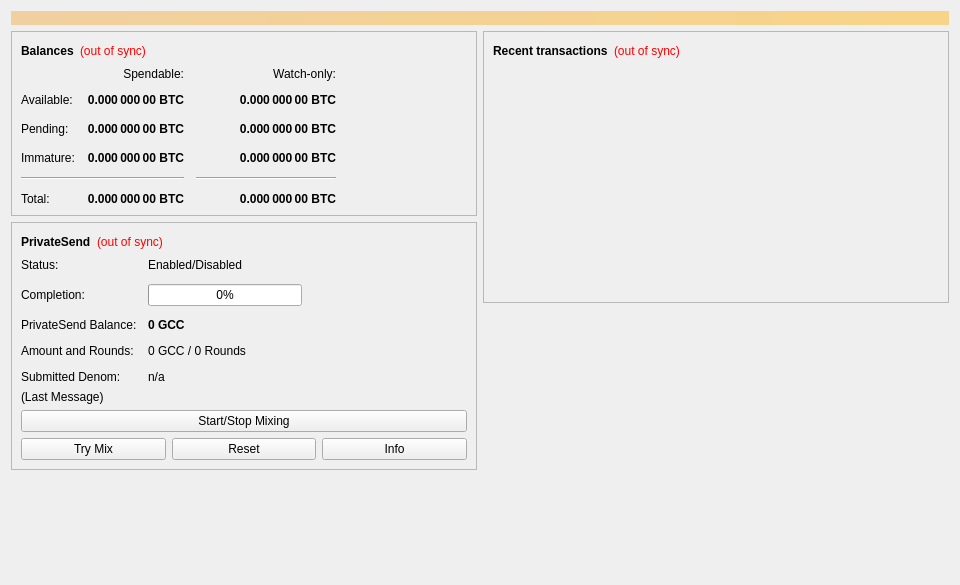
<?xml version="1.0" encoding="UTF-8"?>
<ui version="4.0">
 <class>OverviewPage</class>
 <widget class="QWidget" name="OverviewPage">
  <property name="geometry">
   <rect>
    <x>0</x>
    <y>0</y>
    <width>960</width>
    <height>585</height>
   </rect>
  </property>
  <property name="minimumSize">
   <size>
    <width>960</width>
    <height>0</height>
   </size>
  </property>
  <property name="windowTitle">
   <string>Form</string>
  </property>
  <layout class="QVBoxLayout" name="topLayout">
   <item>
    <widget class="QLabel" name="labelAlerts">
     <property name="visible">
      <bool>false</bool>
     </property>
     <property name="styleSheet">
      <string notr="true">QLabel { background-color: qlineargradient(x1: 0, y1: 0, x2: 1, y2: 0, stop:0 #F0D0A0, stop:1 #F8D488); color:#000000; }</string>
     </property>
     <property name="wordWrap">
      <bool>true</bool>
     </property>
     <property name="margin">
      <number>3</number>
     </property>
     <property name="textInteractionFlags">
      <set>Qt::TextSelectableByMouse</set>
     </property>
    </widget>
   </item>
   <item>
    <layout class="QHBoxLayout" name="horizontalLayout" stretch="1,1">
     <item>
      <layout class="QVBoxLayout" name="verticalLayout_2">
       <item>
        <widget class="QFrame" name="frame">
         <property name="frameShape">
          <enum>QFrame::StyledPanel</enum>
         </property>
         <property name="frameShadow">
          <enum>QFrame::Raised</enum>
         </property>
         <layout class="QVBoxLayout" name="verticalLayout_4">
          <item>
           <layout class="QHBoxLayout" name="horizontalLayout_4">
            <item>
             <widget class="QLabel" name="label_5">
              <property name="font">
               <font>
                <weight>75</weight>
                <bold>true</bold>
               </font>
              </property>
              <property name="text">
               <string>Balances</string>
              </property>
             </widget>
            </item>
            <item>
             <widget class="QLabel" name="labelWalletStatus">
              <property name="toolTip">
               <string>The displayed information may be out of date. Your wallet automatically synchronizes with the GermanCC network after a connection is established, but this process has not completed yet.</string>
              </property>
              <property name="styleSheet">
               <string notr="true">QLabel { color: red; }</string>
              </property>
              <property name="text">
               <string notr="true">(out of sync)</string>
              </property>
              <property name="alignment">
               <set>Qt::AlignLeading|Qt::AlignLeft|Qt::AlignVCenter</set>
              </property>
             </widget>
            </item>
            <item>
             <spacer name="horizontalSpacer_3">
              <property name="orientation">
               <enum>Qt::Horizontal</enum>
              </property>
              <property name="sizeHint" stdset="0">
               <size>
                <width>40</width>
                <height>20</height>
               </size>
              </property>
             </spacer>
            </item>
           </layout>
          </item>
          <item>
           <layout class="QGridLayout" name="gridLayout">
            <property name="spacing">
             <number>12</number>
            </property>
            <item row="2" column="2">
             <widget class="QLabel" name="labelWatchPending">
              <property name="font">
               <font>
                <weight>75</weight>
                <bold>true</bold>
               </font>
              </property>
              <property name="cursor">
               <cursorShape>IBeamCursor</cursorShape>
              </property>
              <property name="toolTip">
               <string>Unconfirmed transactions to watch-only addresses</string>
              </property>
              <property name="text">
               <string notr="true">0.000 000 00 BTC</string>
              </property>
              <property name="alignment">
               <set>Qt::AlignRight|Qt::AlignTrailing|Qt::AlignVCenter</set>
              </property>
              <property name="textInteractionFlags">
               <set>Qt::LinksAccessibleByMouse|Qt::TextSelectableByKeyboard|Qt::TextSelectableByMouse</set>
              </property>
             </widget>
            </item>
            <item row="2" column="1">
             <widget class="QLabel" name="labelUnconfirmed">
              <property name="font">
               <font>
                <weight>75</weight>
                <bold>true</bold>
               </font>
              </property>
              <property name="cursor">
               <cursorShape>IBeamCursor</cursorShape>
              </property>
              <property name="toolTip">
               <string>Total of transactions that have yet to be confirmed, and do not yet count toward the spendable balance</string>
              </property>
              <property name="text">
               <string notr="true">0.000 000 00 BTC</string>
              </property>
              <property name="alignment">
               <set>Qt::AlignRight|Qt::AlignTrailing|Qt::AlignVCenter</set>
              </property>
              <property name="textInteractionFlags">
               <set>Qt::LinksAccessibleByMouse|Qt::TextSelectableByKeyboard|Qt::TextSelectableByMouse</set>
              </property>
             </widget>
            </item>
            <item row="3" column="2">
             <widget class="QLabel" name="labelWatchImmature">
              <property name="font">
               <font>
                <weight>75</weight>
                <bold>true</bold>
               </font>
              </property>
              <property name="cursor">
               <cursorShape>IBeamCursor</cursorShape>
              </property>
              <property name="toolTip">
               <string>Mined balance in watch-only addresses that has not yet matured</string>
              </property>
              <property name="text">
               <string notr="true">0.000 000 00 BTC</string>
              </property>
              <property name="alignment">
               <set>Qt::AlignRight|Qt::AlignTrailing|Qt::AlignVCenter</set>
              </property>
              <property name="textInteractionFlags">
               <set>Qt::LinksAccessibleByMouse|Qt::TextSelectableByKeyboard|Qt::TextSelectableByMouse</set>
              </property>
             </widget>
            </item>
            <item row="4" column="0" colspan="2">
             <widget class="Line" name="lineSpendableBalance">
              <property name="orientation">
               <enum>Qt::Horizontal</enum>
              </property>
             </widget>
            </item>
            <item row="4" column="2">
             <widget class="Line" name="lineWatchBalance">
              <property name="sizePolicy">
               <sizepolicy hsizetype="Preferred" vsizetype="Fixed">
                <horstretch>0</horstretch>
                <verstretch>0</verstretch>
               </sizepolicy>
              </property>
              <property name="minimumSize">
               <size>
                <width>140</width>
                <height>0</height>
               </size>
              </property>
              <property name="orientation">
               <enum>Qt::Horizontal</enum>
              </property>
             </widget>
            </item>
            <item row="5" column="0">
             <widget class="QLabel" name="labelTotalText">
              <property name="text">
               <string>Total:</string>
              </property>
             </widget>
            </item>
            <item row="3" column="1">
             <widget class="QLabel" name="labelImmature">
              <property name="font">
               <font>
                <weight>75</weight>
                <bold>true</bold>
               </font>
              </property>
              <property name="cursor">
               <cursorShape>IBeamCursor</cursorShape>
              </property>
              <property name="toolTip">
               <string>Mined balance that has not yet matured</string>
              </property>
              <property name="text">
               <string notr="true">0.000 000 00 BTC</string>
              </property>
              <property name="alignment">
               <set>Qt::AlignRight|Qt::AlignTrailing|Qt::AlignVCenter</set>
              </property>
              <property name="textInteractionFlags">
               <set>Qt::LinksAccessibleByMouse|Qt::TextSelectableByKeyboard|Qt::TextSelectableByMouse</set>
              </property>
             </widget>
            </item>
            <item row="2" column="3">
             <spacer name="horizontalSpacer_2">
              <property name="orientation">
               <enum>Qt::Horizontal</enum>
              </property>
              <property name="sizeHint" stdset="0">
               <size>
                <width>40</width>
                <height>20</height>
               </size>
              </property>
             </spacer>
            </item>
            <item row="3" column="0">
             <widget class="QLabel" name="labelImmatureText">
              <property name="text">
               <string>Immature:</string>
              </property>
             </widget>
            </item>
            <item row="5" column="1">
             <widget class="QLabel" name="labelTotal">
              <property name="font">
               <font>
                <weight>75</weight>
                <bold>true</bold>
               </font>
              </property>
              <property name="cursor">
               <cursorShape>IBeamCursor</cursorShape>
              </property>
              <property name="toolTip">
               <string>Your current total balance</string>
              </property>
              <property name="text">
               <string notr="true">0.000 000 00 BTC</string>
              </property>
              <property name="alignment">
               <set>Qt::AlignRight|Qt::AlignTrailing|Qt::AlignVCenter</set>
              </property>
              <property name="textInteractionFlags">
               <set>Qt::LinksAccessibleByMouse|Qt::TextSelectableByKeyboard|Qt::TextSelectableByMouse</set>
              </property>
             </widget>
            </item>
            <item row="5" column="2">
             <widget class="QLabel" name="labelWatchTotal">
              <property name="font">
               <font>
                <weight>75</weight>
                <bold>true</bold>
               </font>
              </property>
              <property name="cursor">
               <cursorShape>IBeamCursor</cursorShape>
              </property>
              <property name="toolTip">
               <string>Current total balance in watch-only addresses</string>
              </property>
              <property name="text">
               <string notr="true">0.000 000 00 BTC</string>
              </property>
              <property name="alignment">
               <set>Qt::AlignRight|Qt::AlignTrailing|Qt::AlignVCenter</set>
              </property>
              <property name="textInteractionFlags">
               <set>Qt::LinksAccessibleByMouse|Qt::TextSelectableByKeyboard|Qt::TextSelectableByMouse</set>
              </property>
             </widget>
            </item>
            <item row="0" column="2">
             <widget class="QLabel" name="labelWatchonly">
              <property name="text">
               <string>Watch-only:</string>
              </property>
              <property name="alignment">
               <set>Qt::AlignRight|Qt::AlignTrailing|Qt::AlignVCenter</set>
              </property>
             </widget>
            </item>
            <item row="1" column="0">
             <widget class="QLabel" name="labelBalanceText">
              <property name="text">
               <string>Available:</string>
              </property>
             </widget>
            </item>
            <item row="1" column="1">
             <widget class="QLabel" name="labelBalance">
              <property name="font">
               <font>
                <weight>75</weight>
                <bold>true</bold>
               </font>
              </property>
              <property name="cursor">
               <cursorShape>IBeamCursor</cursorShape>
              </property>
              <property name="toolTip">
               <string>Your current spendable balance</string>
              </property>
              <property name="text">
               <string notr="true">0.000 000 00 BTC</string>
              </property>
              <property name="alignment">
               <set>Qt::AlignRight|Qt::AlignTrailing|Qt::AlignVCenter</set>
              </property>
              <property name="textInteractionFlags">
               <set>Qt::LinksAccessibleByMouse|Qt::TextSelectableByKeyboard|Qt::TextSelectableByMouse</set>
              </property>
             </widget>
            </item>
            <item row="1" column="2">
             <widget class="QLabel" name="labelWatchAvailable">
              <property name="font">
               <font>
                <weight>75</weight>
                <bold>true</bold>
               </font>
              </property>
              <property name="cursor">
               <cursorShape>IBeamCursor</cursorShape>
              </property>
              <property name="toolTip">
               <string>Your current balance in watch-only addresses</string>
              </property>
              <property name="text">
               <string notr="true">0.000 000 00 BTC</string>
              </property>
              <property name="alignment">
               <set>Qt::AlignRight|Qt::AlignTrailing|Qt::AlignVCenter</set>
              </property>
              <property name="textInteractionFlags">
               <set>Qt::LinksAccessibleByMouse|Qt::TextSelectableByKeyboard|Qt::TextSelectableByMouse</set>
              </property>
             </widget>
            </item>
            <item row="2" column="0">
             <widget class="QLabel" name="labelPendingText">
              <property name="text">
               <string>Pending:</string>
              </property>
             </widget>
            </item>
            <item row="0" column="1">
             <widget class="QLabel" name="labelSpendable">
              <property name="text">
               <string>Spendable:</string>
              </property>
              <property name="alignment">
               <set>Qt::AlignRight|Qt::AlignTrailing|Qt::AlignVCenter</set>
              </property>
             </widget>
            </item>
           </layout>
          </item>
         </layout>
        </widget>
       </item>
       <item>
        <widget class="QFrame" name="framePrivateSend">
         <property name="layoutDirection">
          <enum>Qt::LeftToRight</enum>
         </property>
         <property name="frameShape">
          <enum>QFrame::StyledPanel</enum>
         </property>
         <property name="frameShadow">
          <enum>QFrame::Raised</enum>
         </property>
         <layout class="QVBoxLayout" name="VerticalLayout_PS1">
          <item>
           <layout class="QHBoxLayout" name="horizontalLayout_5">
            <item>
             <widget class="QLabel" name="labelPrivateSendHeader">
              <property name="font">
               <font>
                <weight>75</weight>
                <bold>true</bold>
               </font>
              </property>
              <property name="text">
               <string>PrivateSend</string>
              </property>
             </widget>
            </item>
            <item>
             <widget class="QLabel" name="labelPrivateSendSyncStatus">
              <property name="toolTip">
               <string>The displayed information may be out of date. Your wallet automatically synchronizes with the GermanCC network after a connection is established, but this process has not completed yet.</string>
              </property>
              <property name="styleSheet">
               <string notr="true">QLabel { color: red; }</string>
              </property>
              <property name="text">
               <string notr="true">(out of sync)</string>
              </property>
              <property name="alignment">
               <set>Qt::AlignLeading|Qt::AlignLeft|Qt::AlignVCenter</set>
              </property>
             </widget>
            </item>
            <item>
             <spacer name="horizontalSpacer_4">
              <property name="orientation">
               <enum>Qt::Horizontal</enum>
              </property>
              <property name="sizeHint" stdset="0">
               <size>
                <width>40</width>
                <height>20</height>
               </size>
              </property>
             </spacer>
            </item>
           </layout>
          </item>
          <item>
           <layout class="QFormLayout" name="privateSendFormLayout">
            <property name="fieldGrowthPolicy">
             <enum>QFormLayout::AllNonFixedFieldsGrow</enum>
            </property>
            <property name="horizontalSpacing">
             <number>11</number>
            </property>
            <property name="verticalSpacing">
             <number>12</number>
            </property>
            <item row="0" column="0">
             <widget class="QLabel" name="labelPrivateSendEnabledText">
              <property name="text">
               <string>Status:</string>
              </property>
             </widget>
            </item>
            <item row="0" column="1">
             <widget class="QLabel" name="labelPrivateSendEnabled">
              <property name="text">
               <string>Enabled/Disabled</string>
              </property>
             </widget>
            </item>
            <item row="1" column="0">
             <widget class="QLabel" name="labelCompletitionText">
              <property name="text">
               <string>Completion:</string>
              </property>
             </widget>
            </item>
            <item row="1" column="1">
             <widget class="QProgressBar" name="privateSendProgress">
              <property name="maximumSize">
               <size>
                <width>154</width>
                <height>16777215</height>
               </size>
              </property>
              <property name="value">
               <number>0</number>
              </property>
             </widget>
            </item>
            <item row="2" column="0">
             <widget class="QLabel" name="labelAnonymizedText">
              <property name="text">
               <string>PrivateSend Balance:</string>
              </property>
             </widget>
            </item>
            <item row="2" column="1">
             <widget class="QLabel" name="labelAnonymized">
              <property name="font">
               <font>
                <weight>75</weight>
                <bold>true</bold>
               </font>
              </property>
              <property name="text">
               <string notr="true">0 GCC</string>
              </property>
             </widget>
            </item>
            <item row="3" column="0">
             <widget class="QLabel" name="labelAmountAndRoundsText">
              <property name="text">
               <string>Amount and Rounds:</string>
              </property>
             </widget>
            </item>
            <item row="3" column="1">
             <widget class="QLabel" name="labelAmountRounds">
              <property name="text">
               <string>0 GCC / 0 Rounds</string>
              </property>
             </widget>
            </item>
            <item row="4" column="0">
             <widget class="QLabel" name="labelSubmittedDenomText">
              <property name="text">
               <string>Submitted Denom:</string>
              </property>
             </widget>
            </item>
            <item row="4" column="1">
             <widget class="QLabel" name="labelSubmittedDenom">
              <property name="toolTip">
               <string>The denominations you submitted to the Masternode.&lt;br&gt;To mix, other users must submit the exact same denominations.</string>
              </property>
              <property name="text">
               <string>n/a</string>
              </property>
             </widget>
            </item>
           </layout>
          </item>
          <item>
           <layout class="QVBoxLayout" name="VerticalLayout_PS">
            <item>
             <widget class="QLabel" name="labelPrivateSendLastMessage">
              <property name="text">
               <string>(Last Message)</string>
              </property>
              <property name="alignment">
               <set>Qt::AlignLeading|Qt::AlignLeft|Qt::AlignTop</set>
              </property>
              <property name="wordWrap">
               <bool>true</bool>
              </property>
             </widget>
            </item>
            <item>
             <widget class="QPushButton" name="togglePrivateSend">
              <property name="sizePolicy">
               <sizepolicy hsizetype="MinimumExpanding" vsizetype="Fixed">
                <horstretch>0</horstretch>
                <verstretch>0</verstretch>
               </sizepolicy>
              </property>
              <property name="text">
               <string>Start/Stop Mixing</string>
              </property>
             </widget>
            </item>
            <item>
             <layout class="QHBoxLayout" name="horizontalLayout_debugbuttons">
              <item>
               <widget class="QPushButton" name="privateSendAuto">
                <property name="sizePolicy">
                 <sizepolicy hsizetype="MinimumExpanding" vsizetype="Fixed">
                  <horstretch>0</horstretch>
                  <verstretch>0</verstretch>
                 </sizepolicy>
                </property>
                <property name="toolTip">
                 <string>Try to manually submit a PrivateSend request.</string>
                </property>
                <property name="text">
                 <string>Try Mix</string>
                </property>
               </widget>
              </item>
              <item>
               <widget class="QPushButton" name="privateSendReset">
                <property name="sizePolicy">
                 <sizepolicy hsizetype="MinimumExpanding" vsizetype="Fixed">
                  <horstretch>0</horstretch>
                  <verstretch>0</verstretch>
                 </sizepolicy>
                </property>
                <property name="toolTip">
                 <string>Reset the current status of PrivateSend (can interrupt PrivateSend if it's in the process of Mixing, which can cost you money!)</string>
                </property>
                <property name="autoFillBackground">
                 <bool>false</bool>
                </property>
                <property name="text">
                 <string>Reset</string>
                </property>
               </widget>
              </item>
              <item>
               <widget class="QPushButton" name="privateSendInfo">
                <property name="sizePolicy">
                 <sizepolicy hsizetype="MinimumExpanding" vsizetype="Fixed">
                  <horstretch>0</horstretch>
                  <verstretch>0</verstretch>
                 </sizepolicy>
                </property>
                <property name="toolTip">
                 <string>Information about PrivateSend and Mixing</string>
                </property>
                <property name="text">
                 <string>Info</string>
                </property>
               </widget>
              </item>
             </layout>
            </item>
           </layout>
          </item>
         </layout>
        </widget>
       </item>
       <item>
        <spacer name="verticalSpacer">
         <property name="orientation">
          <enum>Qt::Vertical</enum>
         </property>
         <property name="sizeHint" stdset="0">
          <size>
           <width>20</width>
           <height>40</height>
          </size>
         </property>
        </spacer>
       </item>
      </layout>
     </item>
     <item>
      <layout class="QVBoxLayout" name="verticalLayout_3">
       <item>
        <widget class="QFrame" name="frame_2">
         <property name="frameShape">
          <enum>QFrame::StyledPanel</enum>
         </property>
         <property name="frameShadow">
          <enum>QFrame::Raised</enum>
         </property>
         <layout class="QVBoxLayout" name="verticalLayout">
          <item>
           <layout class="QHBoxLayout" name="horizontalLayout_2">
            <item>
             <widget class="QLabel" name="label_4">
              <property name="font">
               <font>
                <weight>75</weight>
                <bold>true</bold>
               </font>
              </property>
              <property name="text">
               <string>Recent transactions</string>
              </property>
             </widget>
            </item>
            <item>
             <widget class="QLabel" name="labelTransactionsStatus">
              <property name="toolTip">
               <string>The displayed information may be out of date. Your wallet automatically synchronizes with the GermanCC network after a connection is established, but this process has not completed yet.</string>
              </property>
              <property name="styleSheet">
               <string notr="true">QLabel { color: red; }</string>
              </property>
              <property name="text">
               <string notr="true">(out of sync)</string>
              </property>
              <property name="alignment">
               <set>Qt::AlignLeading|Qt::AlignLeft|Qt::AlignVCenter</set>
              </property>
             </widget>
            </item>
            <item>
             <spacer name="horizontalSpacer">
              <property name="orientation">
               <enum>Qt::Horizontal</enum>
              </property>
              <property name="sizeHint" stdset="0">
               <size>
                <width>40</width>
                <height>20</height>
               </size>
              </property>
             </spacer>
            </item>
           </layout>
          </item>
          <item>
           <widget class="QListView" name="listTransactions">
            <property name="styleSheet">
             <string notr="true">QListView { background: transparent; }</string>
            </property>
            <property name="frameShape">
             <enum>QFrame::NoFrame</enum>
            </property>
            <property name="verticalScrollBarPolicy">
             <enum>Qt::ScrollBarAlwaysOff</enum>
            </property>
            <property name="horizontalScrollBarPolicy">
             <enum>Qt::ScrollBarAlwaysOff</enum>
            </property>
            <property name="selectionMode">
             <enum>QAbstractItemView::NoSelection</enum>
            </property>
           </widget>
          </item>
         </layout>
        </widget>
       </item>
       <item>
        <spacer name="verticalSpacer_2">
         <property name="orientation">
          <enum>Qt::Vertical</enum>
         </property>
         <property name="sizeHint" stdset="0">
          <size>
           <width>20</width>
           <height>40</height>
          </size>
         </property>
        </spacer>
       </item>
      </layout>
     </item>
    </layout>
   </item>
  </layout>
 </widget>
 <resources/>
 <connections/>
</ui>
